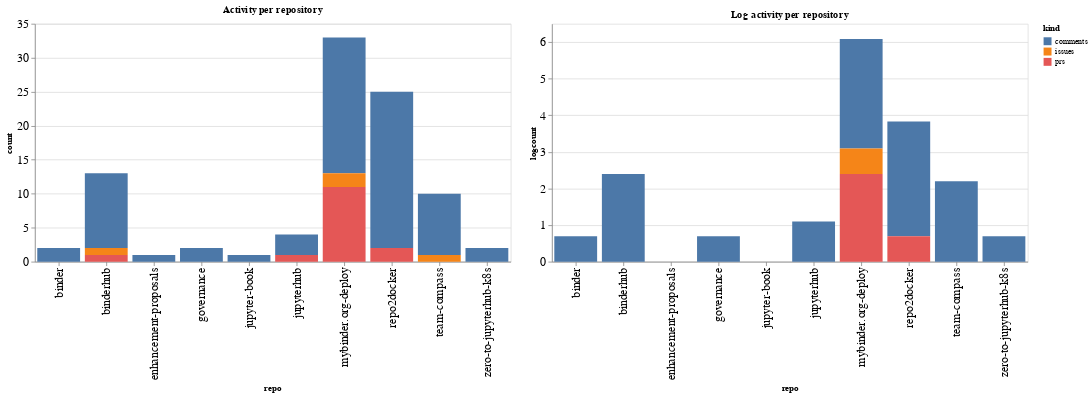

The notebook cell this image was saved under:
### Code cell
ch1 = alt.Chart(repo_summaries, width=600, title="Activity per repository").mark_bar().encode(
    x='repo',
    y='count',
    color='kind',
    tooltip="kind"
)

ch2 = alt.Chart(repo_summaries, width=600, title="Log activity per repository").mark_bar().encode(
    x='repo',
    y='logcount',
    color='kind',
    tooltip="kind"
)

ch1 | ch2

### Figure 1 — Vega-Lite specification as saved in the notebook (floating-point values rounded to 4 significant figures)
{"config": {"axisLeft": {"labelFontSize": 15}, "axisBottom": {"labelFontSize": 15}}, "hconcat": [{"mark": "bar", "encoding": {"color": {"type": "nominal", "field": "kind"}, "tooltip": {"type": "nominal", "field": "kind"}, "x": {"type": "nominal", "field": "repo"}, "y": {"type": "quantitative", "field": "count"}}, "title": "Activity per repository", "width": 600}, {"mark": "bar", "encoding": {"color": {"type": "nominal", "field": "kind"}, "tooltip": {"type": "nominal", "field": "kind"}, "x": {"type": "nominal", "field": "repo"}, "y": {"type": "quantitative", "field": "logcount"}}, "title": "Log activity per repository", "width": 600}], "data": {"name": "data-024d8573bfbb0ffdd7cfa223bc676d71"}, "$schema": "https://vega.github.io/schema/vega-lite/v4.8.1.json", "datasets": {"data-024d8573bfbb0ffdd7cfa223bc676d71": [{"repo": "binder", "kind": "comments", "count": 2, "logcount": 0.6931}, {"repo": "binderhub", "kind": "comments", "count": 11, "logcount": 2.398}, {"repo": "binderhub", "kind": "issues", "count": 1, "logcount": 0.0}, {"repo": "binderhub", "kind": "prs", "count": 1, "logcount": 0.0}, {"repo": "enhancement-proposals", "kind": "comments", "count": 1, "logcount": 0.0}, {"repo": "governance", "kind": "comments", "count": 2, "logcount": 0.6931}, {"repo": "jupyter-book", "kind": "comments", "count": 1, "logcount": 0.0}, {"repo": "jupyterhub", "kind": "comments", "count": 3, "logcount": 1.099}, {"repo": "jupyterhub", "kind": "prs", "count": 1, "logcount": 0.0}, {"repo": "mybinder.org-deploy", "kind": "comments", "count": 20, "logcount": 2.996}, {"repo": "mybinder.org-deploy", "kind": "issues", "count": 2, "logcount": 0.6931}, {"repo": "mybinder.org-deploy", "kind": "prs", "count": 11, "logcount": 2.398}, {"repo": "repo2docker", "kind": "comments", "count": 23, "logcount": 3.135}, {"repo": "repo2docker", "kind": "prs", "count": 2, "logcount": 0.6931}, {"repo": "team-compass", "kind": "comments", "count": 9, "logcount": 2.197}, {"repo": "team-compass", "kind": "issues", "count": 1, "logcount": 0.0}, {"repo": "zero-to-jupyterhub-k8s", "kind": "comments", "count": 2, "logcount": 0.6931}]}}
